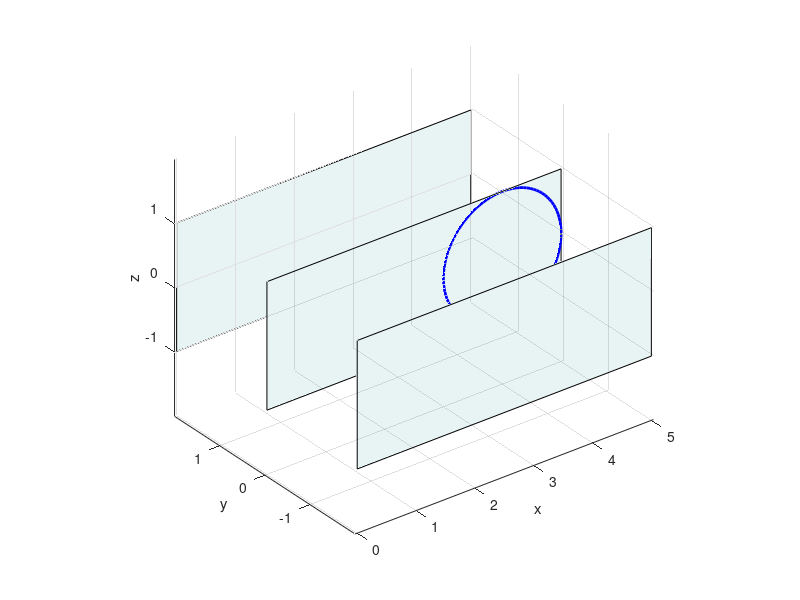
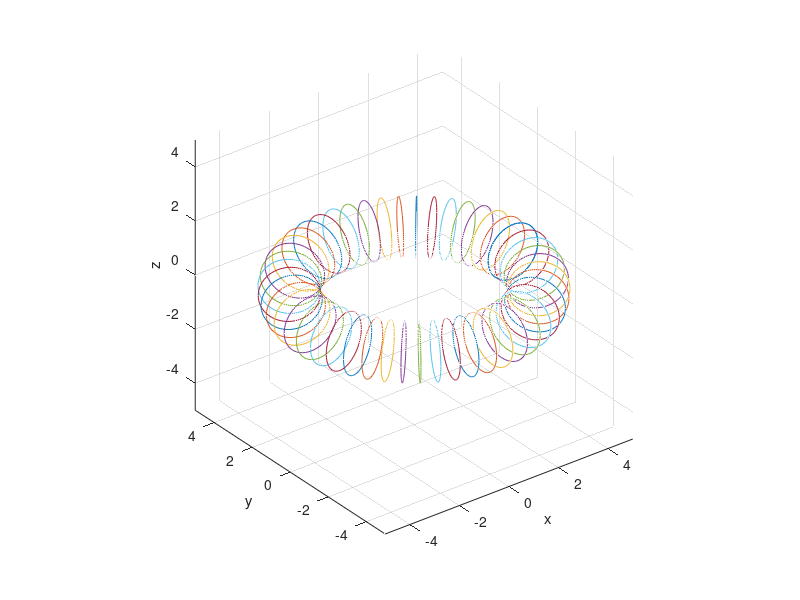
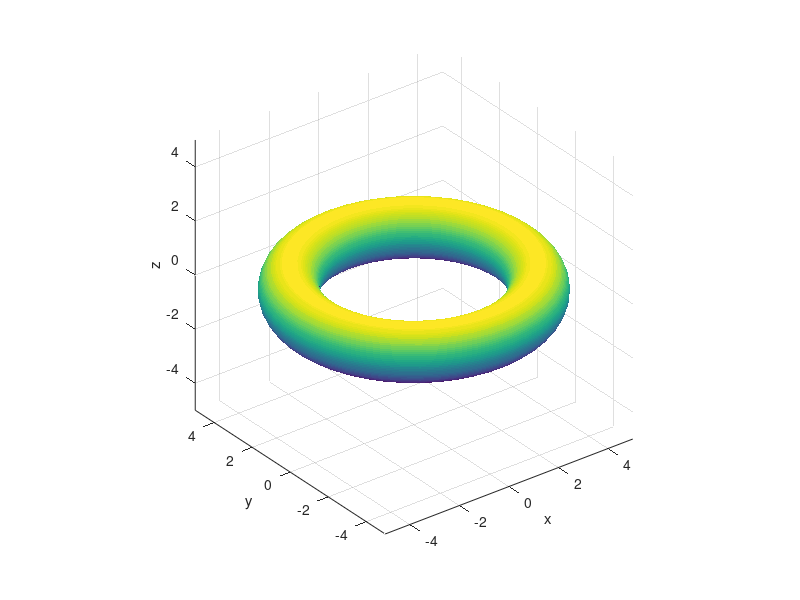
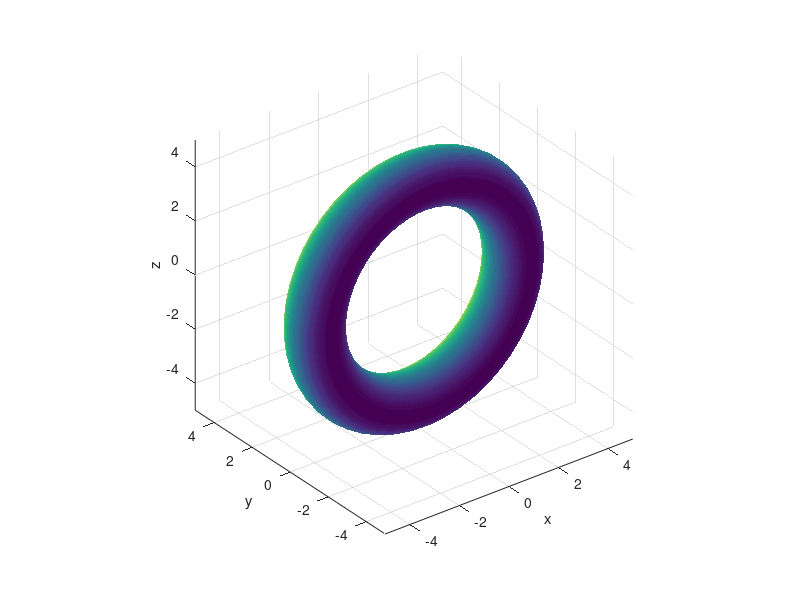

MATLAB code to generate these figures, in order:
figure;
x1 = [ 0 5 5 0]'*[1 1 1];
y1 = [ 0 0 0 0]'+[-2 0 2];
z1 = [-1 -1 1 1]'*[1 1 1];
c1 = [ 1 1 1 1]'*[1 1 1];
N = 100;
t = linspace(0, 2*pi, N)';
x0 = 4+cos(t);
z0 = sin(t);
y0 = zeros(size(x0));

patch(x1, y1, z1, c1, 'FaceAlpha', 0.1); hold on;
plot3(x0, y0, z0, 'b-', 'LineWidth', 2); hold off;
xlabel('x'); ylabel('y'); zlabel('z');
axis equal; grid on; view(-37.5,30);
%% 
figure;
K = 50; % 회전각의 갯수
r = linspace(0, 2*pi, K); % 회전 각도
c = cos(r);
s = sin(r);
X = x0 * c;
Y = x0 * s;
Z = repmat(z0, 1,K);
plot3(X,Y,Z);
xlabel('x'); ylabel('y'); zlabel('z');
axis equal; grid on;
%%
figure;
s = surf( X, Y, Z, 'EdgeColor',"None" );
grid on; axis equal;
xlabel('x'); ylabel('y'); zlabel('z');
%% 도넛 90도로 세우면서 색깔 유지하기
figure;
%CData(컬러값)을 Z로 설정함으로써 색깔을 유지한다. 
surf( X, Z, Y, 'EdgeColor',"None",'CData',Z );
grid on; axis equal;
xlabel('x'); ylabel('y'); zlabel('z');

%% 도넛 45도로 기울이기
figure;
%각을 45도로 지정 후 x축을 기준으로 돌리기 위한 회전행렬 정의 
th= pi/4; 
R = [0 cos(th) -sin(th); 1 0 0; 0 sin(th) cos(th)];
%행렬곱 연산을 하기 위해 행렬V를 새롭게 정의하여 원래 도넛에다가 곱한다.
V = [X(:) Y(:) Z(:)];
V = V * R;
%원래 도넛 사이즈와 동일하게 맞춰주기 위한 reshape
Xr = reshape(V(:,1), size(X));
Yr = reshape(V(:,2), size(Y));
Zr = reshape(V(:,3), size(Z));

surf(Xr, Zr, Yr, 'EdgeColor', 'None');
xlabel('x'); ylabel('y'); zlabel('z');
%% 도넛 위에 도넛 올리기
figure;

surf( X, Y, Z, 'EdgeColor',"None",'CData',Z);
hold on;
%도넛의 높이가 2이므로 2만큼 위로 올려서 도넛을 하나 더 만든다.
surf( X, Y, Z+2, 'EdgeColor',"None",'CData',Z);
grid on; axis equal;
xlabel('x'); ylabel('y'); zlabel('z');
%% 도넛안에 작은 도넛 넣기
figure;

surf( X, Y, Z, 'EdgeColor',"None");
hold on;
%원래 도넛 크기 절반에 해당하는 도넛을 만든다. 
surf( X/2, Y/2, Z/2, 'EdgeColor',"None",'CData',Z);
grid on; axis equal;
xlabel('x'); ylabel('y'); zlabel('z');